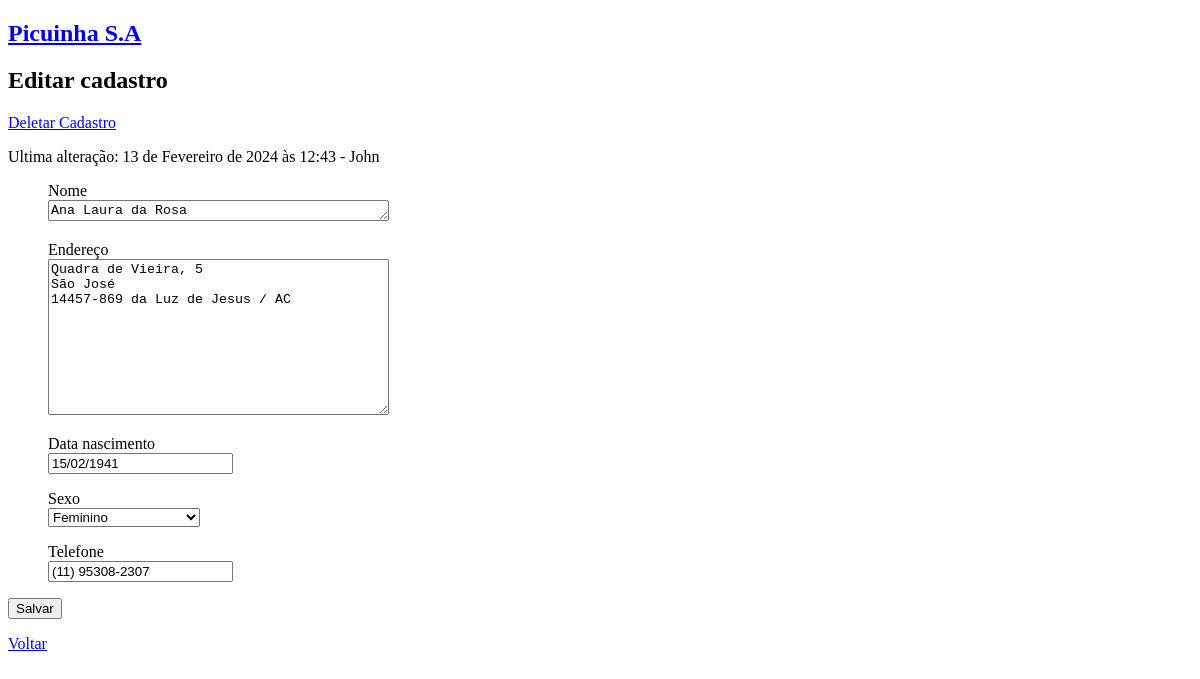
/cadastros/editar_cadastro/4 (signed in), run on the app's committed database.
### cadastros/models.py (models this page shows, shortened)
class Cadastro(models.Model):
    OPC_SEXO = [
        ('M','Masculino'),
        ('F', 'Feminino'),
        ('N', 'Nenhuma das opções')
    ]
    nome = models.CharField(max_length=80, blank=False, null=False)
    endereço = models.CharField(max_length=200, unique=True)
    data_nascimento = models.DateField(null=False, blank=False)
    sexo = models.CharField(max_length=1, choices=OPC_SEXO, blank=False, null=False)
    telefone = PhoneNumberField(null=True, unique=True, blank=True)
    criado_em = models.DateTimeField(auto_now_add=True)
    alterado_em= models.DateTimeField(auto_now=True)
    criado_por = models.ForeignKey(User, on_delete=models.SET_NULL, null=True,  related_name='created_instances')
    alterado_por = models.ForeignKey(User, on_delete=models.SET_NULL, null=True, related_name='modified_instances')
    class Meta:
        verbose_name_plural = 'cadastros'
        ordering = ['id']

### cadastros/views.py (the view)
# urls.py: path('cadastros/editar_cadastro/<int:cadastro_id>', views.editar_cadastro, name='editar_cadastro'),
@permission_required('cadastros.change_cadastro', raise_exception=True)
def editar_cadastro(request, cadastro_id):
    cadastro = get_object_or_404(Cadastro, pk=cadastro_id)
    if request.method == "POST":
        form = NovoCadastro(instance=cadastro, data=request.POST)
        if form.is_valid():
            cadastro.alterado_por = request.user
            form.save()
            return HttpResponseRedirect(reverse('cadastros'))
    else:
        form = NovoCadastro(instance=cadastro)
    context = {"form": form, 'cadastro': cadastro}
    return render(request, "dados/editar_cadastro.html", context)

### cadastros/forms.py
class NovoCadastro(forms.ModelForm):
    class Meta:
        model = Cadastro
        exclude = ['criado_por', 'alterado_por']
        widgets = {
            'nome': forms.Textarea(attrs={'rows': 1, 'placeholder': 'Seu nome'}),
            'endereço': forms.Textarea(attrs={'cols': 40, 'placeholder': 'Ex: Avenida da rosa, Nº 33'}),
            'data_nascimento': forms.DateInput(attrs={'placeholder': 'Ex: 99/99/9999'}),
            'telefone': forms.TextInput(attrs={'placeholder': 'Ex: (99) 99999-9999'}),
        }
        input_formats = {
            'data_nascimento': ['%m/%d/%Y'],
        }

### cadastros/templates/dados/editar_cadastro.html (shortened to what this page needs)
{% extends 'dados/base.html' %}
{% block content %}
    <div>
        <h2>Editar cadastro</h2>
        <a href="{% url 'deletar_cadastro' cadastro.id %}">Deletar Cadastro</a>
        <p>Ultima alteração: {{ cadastro.alterado_em }} - {{ cadastro.alterado_por | capfirst }}</p>
        <form href="." method="post">
            {% for input in form %}
                <ul>
                    {{ input.label }}
                    <br>
                    {{ input }}
                </ul>
            {% endfor %}
            <input type="submit" value="Salvar">
        </form>
        <p>
            <a href="{% url 'cadastros' %}">Voltar</a>
        </p>
    </div>
{% endblock content %}

### data on the page
Cadastro: alterado_em "13 de Fevereiro de 2024 às 12:43", alterado_por "John", form "Ana Laura da Rosa" "Quadra de Vieira, 5 São José 14457-869 da Luz de Jesus / AC" "15/02/1941" "Feminino" "(11) 95308-2307"

### other printed values
{{ input.label }} "Nome" "Endereço" "Data nascimento" "Sexo" "Telefone"
